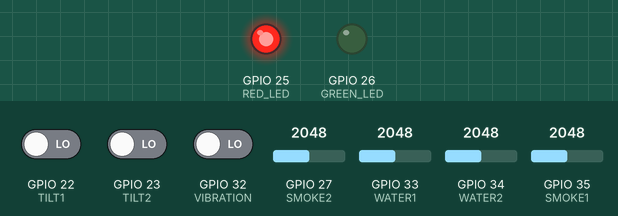
Bench run of a sketch on a simulated ESP32. Parts: output pins drawn as LEDs (lit = HIGH). Inputs (shaded band) come from the test bench; at power-on: GPIO 22 (TILT1) LOW, GPIO 23 (TILT2) LOW, GPIO 27 (SMOKE2) = 2048, GPIO 32 (VIBRATION) LOW, GPIO 33 (WATER1) = 2048, GPIO 34 (WATER2) = 2048, GPIO 35 (SMOKE1) = 2048. What the sketch prints to the serial monitor is not drawn.

Above: at 0.1 s.
Timing chart, 0 to 1.6 s (numbered marks = the images above):
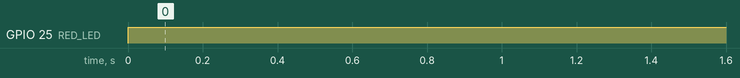

Measured:
- by itself, GPIO 25 (RED_LED): LOW → HIGH at 0.00 s

The sketch:

esp32code.ino
```cpp
/*
  Smart Disaster Detection & Alert System (Single ESP32, No Buzzer)
  Sensors:
    - 1x HW-493 Vibration
    - 2x HW-038 Water
    - 2x MQ-2 Smoke
    - 2x Tilt Sensors
  Outputs:
    - Red LED (Danger)
    - Green LED (Safe)
  Serial Output: JSON data for web integration
*/

#define VIBRATION 32
#define WATER1 33
#define WATER2 34
#define SMOKE1 35
#define SMOKE2 27
#define TILT1 22
#define TILT2 23
#define RED_LED 25
#define GREEN_LED 26

#define WATER_THRESHOLD 1850
#define SMOKE_THRESHOLD1 750
#define SMOKE_THRESHOLD2 2000

bool dangerDetected = false;

void setup() {
  Serial.begin(115200);

  // Sensor pins
  pinMode(VIBRATION, INPUT);
  pinMode(WATER1, INPUT);
  pinMode(WATER2, INPUT);
  pinMode(SMOKE1, INPUT);
  pinMode(SMOKE2, INPUT);
  pinMode(TILT1, INPUT);
  pinMode(TILT2, INPUT);

  // LED pins
  pinMode(RED_LED, OUTPUT);
  pinMode(GREEN_LED, OUTPUT);

  // Default LED state
  digitalWrite(RED_LED, LOW);
  digitalWrite(GREEN_LED, HIGH);

  Serial.println("System Initialized...");
}

void loop() {
  // Read sensors
  int vibration = digitalRead(VIBRATION);
  int water1 = analogRead(WATER1);
  int water2 = analogRead(WATER2);
  int smoke1 = analogRead(SMOKE1);
  int smoke2 = analogRead(SMOKE2);
  int tilt1 = digitalRead(TILT1);
  int tilt2 = digitalRead(TILT2);

  // Check for danger
  dangerDetected = false;
  if (vibration == HIGH) dangerDetected = true;
  if (water1 > WATER_THRESHOLD) dangerDetected = true;
  if (water2 > WATER_THRESHOLD) dangerDetected = true;
  if (smoke1 > SMOKE_THRESHOLD1) dangerDetected = true;
  if (smoke2 > SMOKE_THRESHOLD2) dangerDetected = true;
  if (tilt1 == HIGH) dangerDetected = true;
  if (tilt2 == HIGH) dangerDetected = true;

  // LED logic
  if (dangerDetected) {
    digitalWrite(RED_LED, HIGH);
    digitalWrite(GREEN_LED, LOW);
  } else {
    digitalWrite(RED_LED, LOW);
    digitalWrite(GREEN_LED, HIGH);
  }

  // Send JSON to serial (single line)
  Serial.print("{");
  Serial.print("\"vibration\":"); Serial.print(vibration); Serial.print(",");
  Serial.print("\"water1\":"); Serial.print(water1); Serial.print(",");
  Serial.print("\"water2\":"); Serial.print(water2); Serial.print(",");
  Serial.print("\"smoke1\":"); Serial.print(smoke1); Serial.print(",");
  Serial.print("\"smoke2\":"); Serial.print(smoke2); Serial.print(",");
  Serial.print("\"tilt1\":"); Serial.print(tilt1); Serial.print(",");
  Serial.print("\"tilt2\":"); Serial.print(tilt2);
  Serial.println("}");

  delay(1000); // Update every 1 second
}
```
